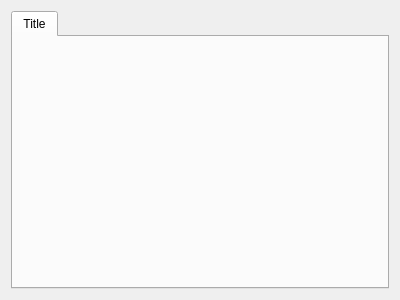
<?xml version="1.0" encoding="UTF-8"?>
<ui version="4.0">
 <class>CNumericalKeyboardDialog</class>
 <widget class="QDialog" name="CNumericalKeyboardDialog">
  <property name="geometry">
   <rect>
    <x>0</x>
    <y>0</y>
    <width>400</width>
    <height>300</height>
   </rect>
  </property>
  <layout class="QHBoxLayout" name="horizontalLayout">
   <item>
    <widget class="QTabWidget" name="twPages">
     <property name="currentIndex">
      <number>0</number>
     </property>
     <widget class="QWidget" name="wTab">
      <attribute name="title">
       <string>Title</string>
      </attribute>
      <layout class="QHBoxLayout" name="horizontalLayout_2">
       <item>
        <widget class="CNumericalKeyboardWidget" name="nkwKeyboard" native="true"/>
       </item>
       <item>
        <widget class="CVerticalButtonBar" name="vbbButtons" native="true"/>
       </item>
      </layout>
     </widget>
    </widget>
   </item>
  </layout>
 </widget>
 <customwidgets>
  <customwidget>
   <class>CVerticalButtonBar</class>
   <extends>QWidget</extends>
   <header>CVerticalButtonBar.h</header>
   <container>1</container>
  </customwidget>
  <customwidget>
   <class>CNumericalKeyboardWidget</class>
   <extends>QWidget</extends>
   <header>CNumericalKeyboardWidget.h</header>
   <container>1</container>
  </customwidget>
 </customwidgets>
 <resources/>
 <connections/>
</ui>
